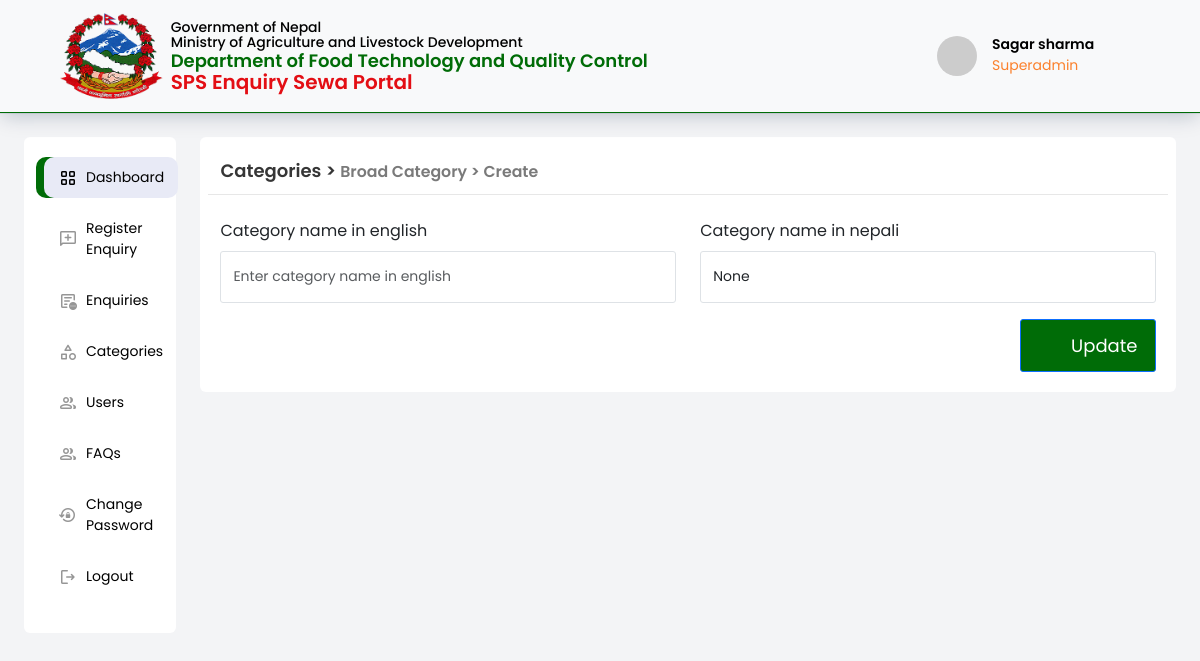
The page /create-category/1 (signed in) on the database its author committed.
### account/models.py (models this page shows, shortened)
class CustomUser(AbstractUser):
    username = models.CharField(max_length=255,unique=True)
    first_name = models.CharField(max_length=150)
    last_name = models.CharField(max_length=150)
    email = models.EmailField(unique=True)
    phone_number = models.CharField(
        max_length=15, null=True,
        validators=[
            RegexValidator(r'^\d{10}$', 'Phone number must be 10 digits')
        ]
    )
    nationality = models.CharField(max_length=2, choices=choices.COUNTRY_CHOICES,default="NP")
    address=models.CharField(max_length=100,null=True)
    created_date=models.DateTimeField(auto_now_add=True)
    USER=3
    SUPERADMIN=1
    COMPLAIN_REVIEWER=2
    ROLE_CHOICES=(
        (USER,'USER'),
        (SUPERADMIN,'SUPERADMIN'),
        (COMPLAIN_REVIEWER,'COMPLAIN REVIEWER')
    )
    role = models.PositiveSmallIntegerField(
        choices=ROLE_CHOICES, blank=True, default=3
    )
    USERNAME_FIELD='email'
    REQUIRED_FIELDS=['username',]
    def role_name(self):
        if self.role==1:
            return 'Superadmin'
        elif self.role==2:
            return 'Enquiry Reviewer'
        elif self.role==3:
            return 'User'

### management/models.py (models this page shows, shortened)
class ComplainCategory(models.Model):
    english_name=models.CharField(max_length=60,unique=True)
    nepali_name=models.CharField(max_length=200,null=True)

### account/decorators.py (the view)
    def wrapper(request, *args, **kwargs):
        if request.user.role == 1:
            return view_func(request, *args, **kwargs)
        else:
            return redirect('account:login')

### account/authentication.py (called while the page is built)
    def get_user(self, user_id):
        CustomUser=get_user_model()
        try:
            return CustomUser.objects.get(pk=user_id)
        except CustomUser.DoesNotExist:
            return None

### management/templates/management/add_category.html (shortened to what this page needs)
{% extends 'layout.html' %}
{% load static %}
{% block content %}
            <div class="col-md-9 my-profile-w-85">
                <section id="tab-content-container">
                    <div class="p-0">
                        <div class="row">
                            <div class="main-section-title">
                                <a href="" class="section-title">Categories > <span style="color: #7a7a7a; font-size: 18px;"><small>Broad Category > Create</small></span></a>
                            </div>
                            <hr class="main-section-hr">
                            <div class="tab-content mt-4" id="myTabContent">
                                {% if category.id %}
                                <form action="{%  url 'management:edit_category' id=category.id %}" method='post'>
                                    {% else %}
                                    <form action="{%  url 'management:create_category'%}" method='post'>
                                    {% endif %}
                                    <div class="row mb-3">
                                        <div class="col-md-6">
                                            <label for="" class="form-label cm">Category name in english</label>
                                            <input type="text" class="form-control cm"{% if category.id %} value="{{ category.english_name }}"{% endif %}
                                                placeholder="Enter category name in english" name="english_name">
                                        </div>
                                        <div class="col-md-6">
                                            <label for="" class="form-label cm">Category name in nepali</label>
                                            <input type="text" class="form-control cm"{% if category.id %} value="{{ category.nepali_name }}"{% endif %}
                                                placeholder="Enter category name in nepali" name="nepali_name">
                                        </div>
                                    </div>
                                    <div class="row justify-content-end">
                                        <div class="col-md-2 d-flex align-items-end">
                                            <button type="submit" class="btn btn-primary w-100">
                                                {% if category.id %}Update{% else %} Create{% endif %}</button>
                                        </div>
                                    </div>
                                </form>
                            </div>
                        </div>
                    </div>
                </section>
            </div>
   {% endblock %}

### templates/login_header.html (shortened to what this page needs)
{% load static %}
<!doctype html>
<html lang="en">
  <head>
    <link href="https://cdn.jsdelivr.net/npm/bootstrap@5.3.2/dist/css/bootstrap.min.css" rel="stylesheet">
    <link rel="stylesheet" href="https://cdnjs.cloudflare.com/ajax/libs/font-awesome/6.4.2/css/all.min.css" />
    <link rel="stylesheet" href="https://cdn.datatables.net/1.13.7/css/jquery.dataTables.min.css">
    <link rel="stylesheet" href="https://cdn.datatables.net/buttons/2.3.6/css/buttons.dataTables.min.css">
    <link rel="stylesheet" href="https://cdnjs.cloudflare.com/ajax/libs/fancybox/3.5.7/jquery.fancybox.css" />
    <link rel="stylesheet" href="{% static 'css/style.css' %}">
  </head>
  <body>
    <nav class="navbar navbar-expand-lg bg-body-tertiary sticky-top">
        <div class="container-fluid d-flex justify-space-between mx-5">
            <a class="navbar-brand" href="#">
                <img src="{% static 'images/np.png' %}" alt="Logo" width="14%" height="100%" class="d-inline-block align-text-top">
                <div class="ms-2">
                    <p class="mb-0">Government of Nepal <br>
                       Ministry of Agriculture and Livestock Development
                    </p>
                    <p class="mb-0 dftqc">Department of Food Technology and Quality Control <br> <span>SPS Enquiry Sewa Portal</span></p>
                </div>
            </a>
            <div class="db-user-profile">
                <div class="db-user-profile-right dropdown main">
                    <button class="btn btn-secondary dropdown-toggle" type="button" data-bs-toggle="dropdown" aria-expanded="false">
                        <div class="usersmimage-div">
                            <img src="https://ui-avatars.com/api/?name={{ request.user.first_name.0 }}+{{ request.user.last_name.0 }}&amp;rounded=true&amp;background=FB802C&amp;color=ffffff&amp;size=28&amp;bold=true" alt=""></div>
                        <div>
                            <h3 class="username"> {{ request.user.first_name }} {{ request.user.last_name }}</h3>
                            <p class="userrole">{{ request.user.role_name }}</p>
                        </div>
                    </button>
                </div>
            </div>
        </div>
    </nav>

### static/css/style.css (style rules this page uses)
body { font-family: Poppins; background: var(--specialbg); }
a { text-decoration: none; }
:root { --mainbg: #eef2f6; --white: #ffffff; --bluecolor: #006c07; --iconbg: #e8eaf6; --fieldbg: #f8fafc; --blackcolorprimary: #000000; --blackcolorsecondary: #000000a6; --blacktextsecondary: rgba(0, 0, 0, 0.7); --specialbg: #f3f4f6; --active: #006c07; --inactive: #ff0000; }
.navbar-brand { display: flex; align-items: center; }
.navbar-brand p { font-weight: 500; font-size: 14px; color: #000000; line-height: 1.1; }
.navbar-brand .dftqc { font-weight: 600; font-size: 18px; color: #006c07; }
.navbar-brand span { font-weight: 600; font-size: 20px; color: #e30e14; }
.navbar { border-bottom: 1px solid var(--bluecolor); box-shadow: rgba(9, 30, 66, 0.25) 0px 4px 20px -2px, rgba(9, 30, 66, 0.08) 0px 0px 0px 1px; }
.db-user-profile { display: flex; justify-content: center; align-items: center; }
.dropdown.main { margin-right: 15px; }
.dropdown button.btn.btn-secondary.dropdown-toggle { padding: .4rem .8rem .4rem .4rem; border-radius: 100vw; transition: background-color 50ms ease-in-out; margin-right: 18px; display: flex; }
.dropdown.main button { background-color: transparent !important; color: #000; border: transparent; }
.db-user-profile-right .username { font-size: 14px; font-weight: 600; margin-bottom: 2px; font-family: poppins; color: #000; text-align: left; }
.db-user-profile-right .userrole { font-size: 14px; font-weight: 400; padding: 0; color: #fb802c; font-family: poppins; text-align: left; margin: 0; }
.db-user-profile img { height: 40px; border-radius: 50%; object-fit: cover; }
.dropdown.main button img { margin-right: 15px; }
.dropdown-toggle::after { display: none; }
#tab-content-container { padding: 20px; border-radius: 6px; background: var(--white); }
.main-section-hr { margin: 10px 0 0 0; color: #00000060; }
.main-section-title { display: flex; justify-content: space-between; align-items: center; }
.main-section-title .section-title { text-decoration: none; font-family: Poppins; font-weight: 600; font-size: 18px; color: #000000c9; }
@media (min-width: 768px) { .my-profile-w-85 { flex: 0 0 auto; width: 85%!important; } }
button.btn.btn-primary { text-transform: capitalize; font-size: 18px; text-transform: capitalize; font-family: Poppins; font-weight: 400; border-radius: 3px; background-color: #006c07; padding: 12px 50px; }
.form-control.cm { border-radius: 3px !important; font-size: 14px !important; padding: 12px !important; line-height: 1.8; }

### rows shown on the page
CustomUser: user.first_name "Sagar", user.last_name "sharma", user.role_name "Superadmin"
ComplainCategory: nepali_name "None"
